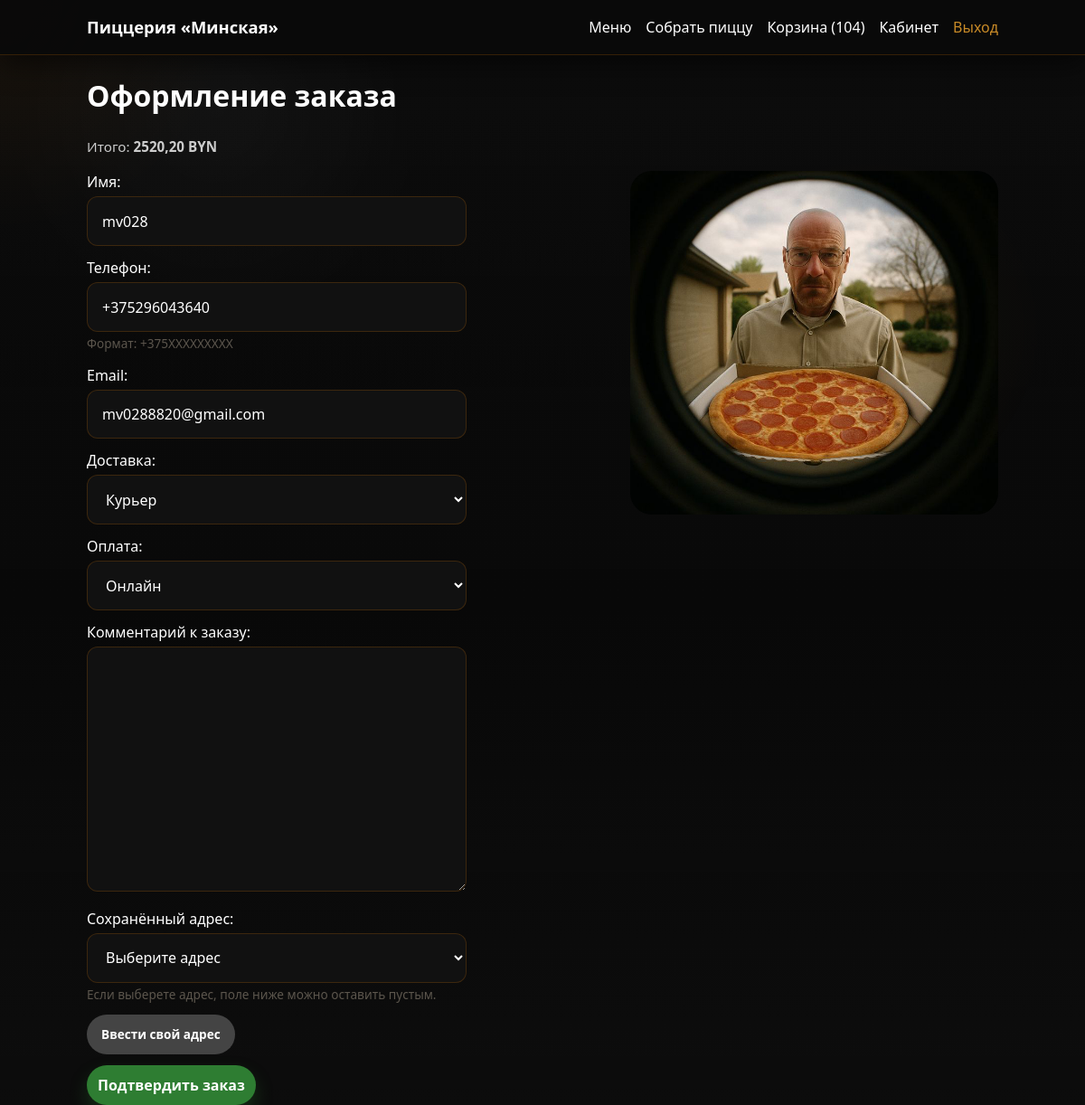
/checkout/ (signed in), run on an earlier commit of the app's database.
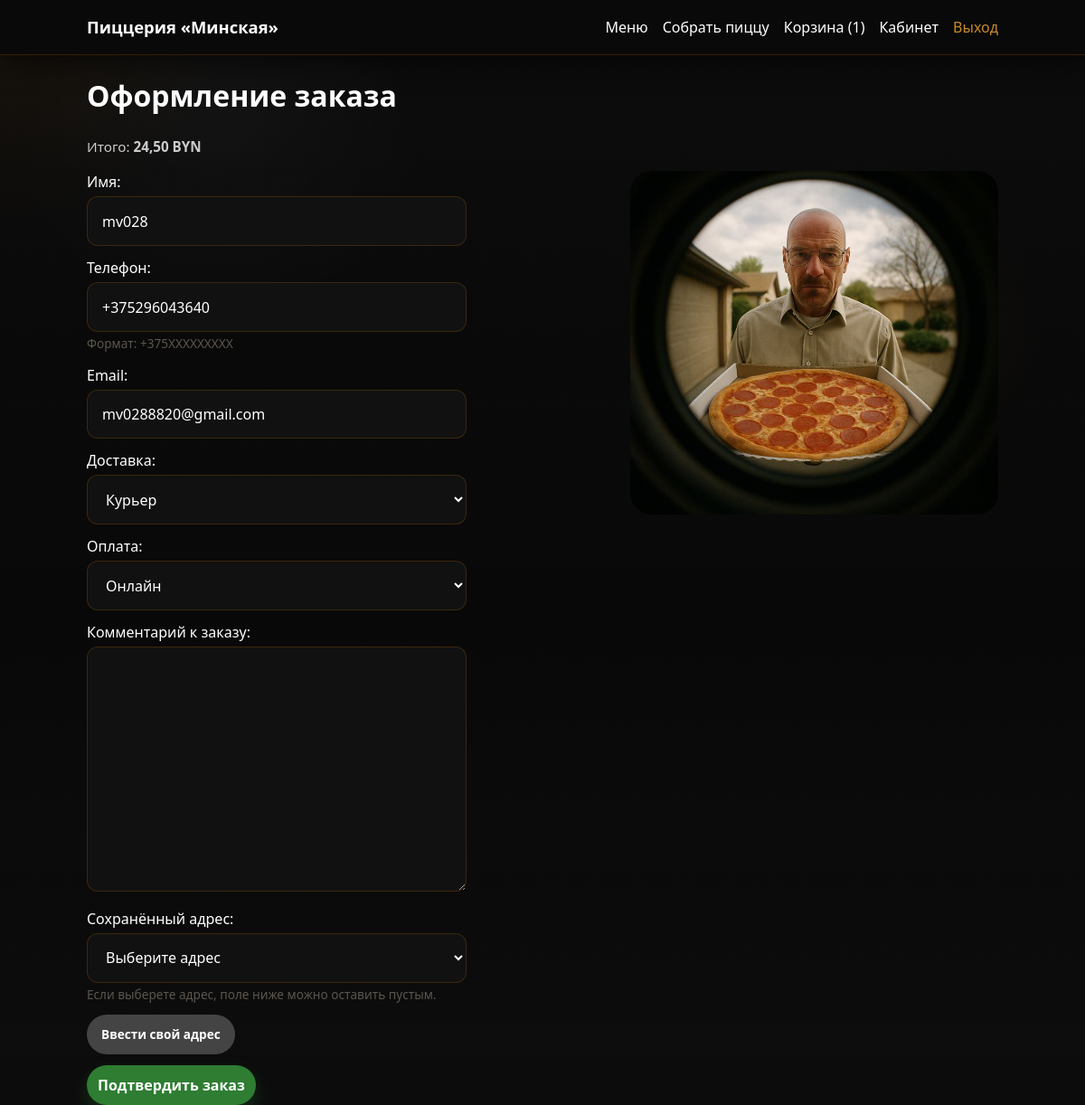
And on a later commit of the database.
### shop/models.py (models this page shows)
class Cart(models.Model):
    user = models.ForeignKey(
        settings.AUTH_USER_MODEL,
        on_delete=models.CASCADE,
        null=True,
        blank=True,
        related_name="carts",
    )
    session_key = models.CharField(max_length=40, blank=True, db_index=True)
    created_at = models.DateTimeField(auto_now_add=True)
    updated_at = models.DateTimeField(auto_now=True)
    class Meta:
        verbose_name = "Корзина"
        verbose_name_plural = "Корзины"
    def total(self) -> Decimal:
        agg = self.items.aggregate(s=Sum("line_total"))
        return agg["s"] or Decimal("0")
    def items_count(self) -> int:
        return self.items.aggregate(s=Sum("quantity"))["s"] or 0

### shop/views.py (the view)
# urls.py: path("checkout/", views.checkout, name="checkout"),
def checkout(request):
    if not request.user.is_authenticated:
        messages.warning(request, "Чтобы оформить заказ, войдите в аккаунт или зарегистрируйтесь.")
        return redirect("shop:login")
    cart = get_cart(request)
    if not cart.items.exists():
        messages.warning(request, "Корзина пуста.")
        return redirect("shop:cart")
    initial = {}
    if request.user.is_authenticated:
        initial["customer_name"] = request.user.get_full_name() or request.user.username
        initial["email"] = request.user.email
        if hasattr(request.user, "profile"):
            initial["phone"] = request.user.profile.phone
    if request.method == "POST":
        form = CheckoutForm(request.POST, user=request.user)
        if form.is_valid():
            order, err = place_order_from_cart(
                cart=cart,
                user=request.user if request.user.is_authenticated else None,
                customer_name=form.cleaned_data["customer_name"],
                phone=form.cleaned_data["phone"],
                email=form.cleaned_data.get("email") or "",
                delivery_type=form.cleaned_data["delivery_type"],
                payment_type=form.cleaned_data["payment_type"],
                address=form.cleaned_data.get("address") or "",
                comment=form.cleaned_data.get("comment") or "",
            )
            if order:
                if not request.user.is_authenticated:
                    request.session["last_order_id"] = order.pk
                messages.success(request, f"Заказ №{order.pk} принят. Спасибо!")
                return redirect("shop:order_detail", pk=order.pk)
            messages.error(request, err or "Ошибка оформления.")
    else:
        form = CheckoutForm(initial=initial, user=request.user)
    return render(request, "shop/checkout.html", {"form": form, "cart": get_cart(request)})

### shop/context_processors.py (called while the page is built)
def cart_summary(request):
    cart = get_cart(request)
    return {"cart_count": cart.items_count(), "cart_total": cart.total()}

### shop/models.py (called while the page is built)
    def __str__(self):
        return f"{self.label}: {self.address}"

### shop/utils.py (called while the page is built)
def get_cart(request):
    if request.user.is_authenticated:
        cart, _ = Cart.objects.get_or_create(user=request.user, defaults={"session_key": ""})
        return cart
    key = _session_key(request)
    cart, _ = Cart.objects.get_or_create(user=None, session_key=key, defaults={})
    return cart

### templates/shop/checkout.html (shortened to what this page needs)
{% extends "base.html" %}
{% load static %}
{% block content %}
<h1>Оформление заказа</h1>
<p class="muted">Итого: <strong>{{ cart.total|floatformat:2 }} BYN</strong></p>
<div class="checkout-layout">
  <form method="post" class="stack-form">{% csrf_token %}
  {% for field in form %}
    {% if field.name != "saved_address" and field.name != "address" %}
      <div class="field">
        {{ field.label_tag }}{{ field }}
        {% if field.help_text %}<small class="field-help">{{ field.help_text }}</small>{% endif %}
      </div>
    {% endif %}
  {% endfor %}
  {% if form.fields.saved_address.queryset.exists %}
    <div id="saved-address-block" class="field">
      {{ form.saved_address.label_tag }}{{ form.saved_address }}
      {% if form.saved_address.help_text %}<small class="field-help">{{ form.saved_address.help_text }}</small>{% endif %}
      <button type="button" id="address-toggle-button" class="btn tiny secondary" style="margin-top:0.75rem;">Ввести свой адрес</button>
    </div>
  {% endif %}
  <button type="submit" class="btn btn-success">Подтвердить заказ</button>
</form>
  <div class="checkout-side-image" role="img" aria-label="Пицца для оформления заказа"></div>
</div>
{% endblock %}

What changed in the data, as far as the page shows it:
removed Cart: total "2520,20"
added Cart: total "24,50"
Also different on the page:
{{ cart_count }}: "104" → "1"
